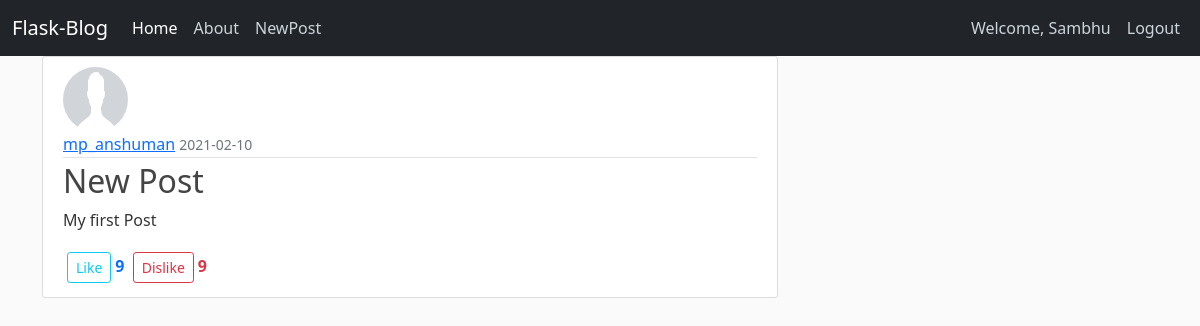
The page /post/1 (signed in) on the database as committed earlier.
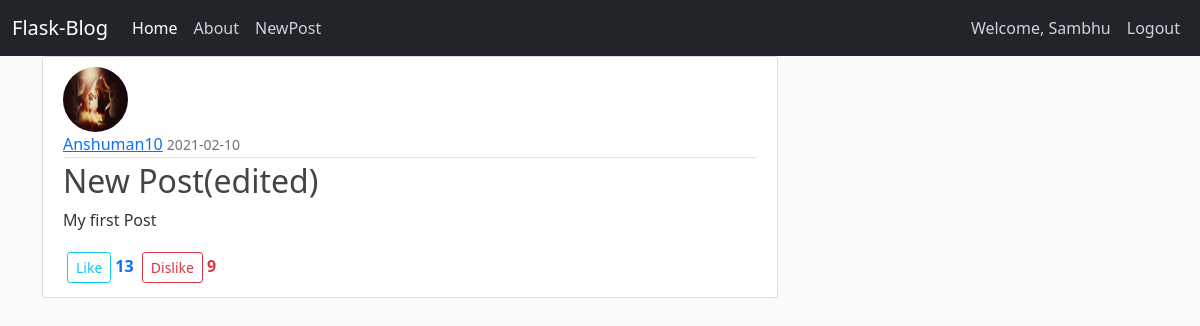
The same page on the database as committed later.
### blogappyt/models.py (models this page shows, shortened)
class User(db.Model, UserMixin):
    __tablename__ = 'user'
    id = db.Column(db.Integer,primary_key= True)
    username = db.Column(db.String(60),unique = True, nullable = False)
    email = db.Column(db.String(60),unique = True, nullable = False)
    password = db.Column(db.String(60), nullable = False)
    profile_pic = db.Column(db.String(60), nullable = False,default= 'default.png')
    post = db.relationship('Post',backref = "auther",lazy = True)

class Post(db.Model):
    __tablename__ = 'post'
    id = db.Column(db.Integer,primary_key = True)
    title = db.Column(db.String(60),nullable = False)
    date_posted = db.Column(db.DateTime,nullable = False,default = datetime.utcnow)
    content = db.Column(db.Text,nullable = False)
    user_id = db.Column(db.Integer,db.ForeignKey('user.id'))
    likes = db.relationship('Like_Post',backref = "post_likes",lazy = True)

class Like_Post(db.Model):
    __tablename__ = 'likepost'
    id = db.Column(db.Integer,primary_key = True)
    post_id = db.Column(db.Integer,db.ForeignKey('post.id'))
    like_counter = db.Column(db.Integer,default = 0)
    dislike_counter = db.Column(db.Integer,default = 0)
    date_posted = db.Column(db.DateTime,nullable = False,default = datetime.utcnow)

### blogappyt/posts/views.py (the view)
@posts.route('/post/<int:post_id>')
@login_required
def post(post_id):
    post = Post.query.get_or_404(post_id)
    post_liked = Like_Post.query.get_or_404(post_id)
    print(post_liked)
    return render_template('post.html',title = post.title,post=post,post_liked=post_liked)

### blogappyt/models.py (called while the page is built)
@login_manager.user_loader
def load_user(user_id):
    return User.query.get(int(user_id))

### blogappyt/templates/post.html (shortened to what this page needs)
{% extends 'layout.html' %}
{% block content %}
<article class="media content-section">
  <img class="rounded-circle article-img" src="{{url_for('static',filename='profilepic/'+post.auther.profile_pic)}}">
          <div class="media-body">
            <div class="article-metadata">
              <a class="mr-2" href="#">{{ post.auther.username }}</a>
              <small class="text-muted">{{post.date_posted.strftime('%Y-%m-%d')}}</small>
            </div>
            <h2 class="article-title">{{ post.title }}</h2>
            <p class="article-content">{{ post.content }}</p>
          </div>
          <a class="btn btn-outline-info btn-sm m-1" href="{{url_for('posts.like_post',post_id=post.id)}}">Like</a><b class="text-primary">{{post_liked.like_counter }}</b>
            <a class="btn btn-outline-danger btn-sm m-1" href="{{url_for('posts.dislike_post',post_id=post.id)}}">Dislike</a><b class="text-danger">{{post_liked.dislike_counter }}</b>
        </article>
{% endblock content %}

Rows that differ between the two databases and show on the page:
changed User: profile_pic: picture added in place of a placeholder; auther.username "mp_anshuman" → "Anshuman10"
changed Post "My first Post": title "New Post" → "New Post(edited)"
changed Like_Post: like_counter "9" → "13"
